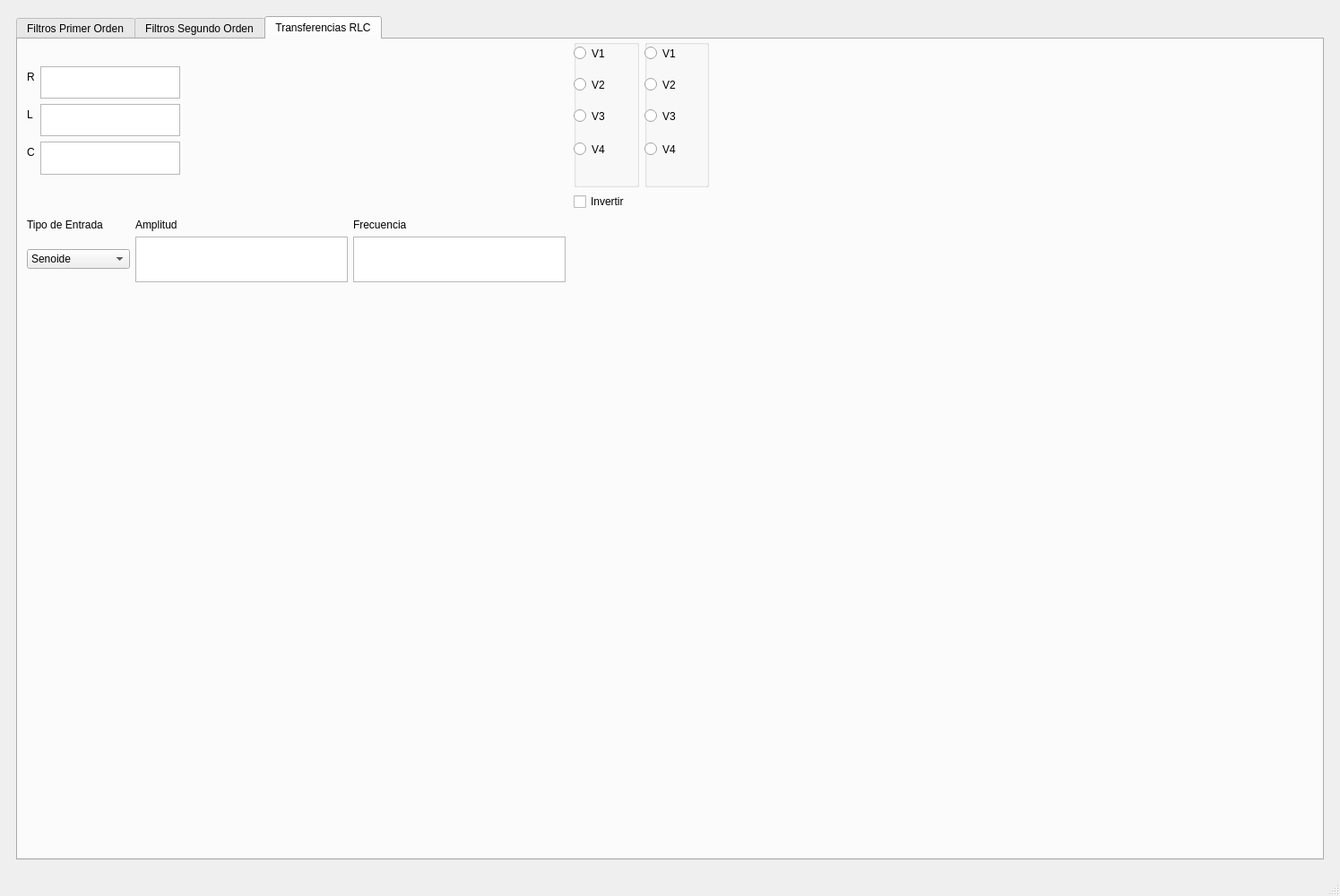
<?xml version="1.0" encoding="UTF-8"?>
<ui version="4.0">
 <class>MainWindow</class>
 <widget class="QMainWindow" name="MainWindow">
  <property name="geometry">
   <rect>
    <x>0</x>
    <y>0</y>
    <width>1495</width>
    <height>1000</height>
   </rect>
  </property>
  <property name="windowTitle">
   <string>MainWindow</string>
  </property>
  <widget class="QWidget" name="centralwidget">
   <layout class="QGridLayout" name="gridLayout_2">
    <item row="0" column="0">
     <widget class="QFrame" name="mainframe">
      <layout class="QGridLayout" name="gridLayout">
       <item row="0" column="0">
        <widget class="QTabWidget" name="tabWidget">
         <property name="currentIndex">
          <number>2</number>
         </property>
         <widget class="QWidget" name="tabprimerorden">
          <attribute name="title">
           <string>Filtros Primer Orden</string>
          </attribute>
          <widget class="QWidget" name="verticalLayoutWidget">
           <property name="geometry">
            <rect>
             <x>10</x>
             <y>80</y>
             <width>781</width>
             <height>391</height>
            </rect>
           </property>
           <layout class="QVBoxLayout" name="bodeamplitudelayout_1"/>
          </widget>
          <widget class="QWidget" name="verticalLayoutWidget_2">
           <property name="geometry">
            <rect>
             <x>800</x>
             <y>80</y>
             <width>651</width>
             <height>391</height>
            </rect>
           </property>
           <layout class="QVBoxLayout" name="bodefaselayout_1"/>
          </widget>
          <widget class="QWidget" name="verticalLayoutWidget_3">
           <property name="geometry">
            <rect>
             <x>10</x>
             <y>480</y>
             <width>451</width>
             <height>481</height>
            </rect>
           </property>
           <layout class="QVBoxLayout" name="zeroeslayout_1"/>
          </widget>
          <widget class="QWidget" name="verticalLayoutWidget_4">
           <property name="geometry">
            <rect>
             <x>470</x>
             <y>560</y>
             <width>981</width>
             <height>351</height>
            </rect>
           </property>
           <layout class="QVBoxLayout" name="outputexcitationlayout_1"/>
          </widget>
          <widget class="QWidget" name="gridLayoutWidget_2">
           <property name="geometry">
            <rect>
             <x>10</x>
             <y>0</y>
             <width>561</width>
             <height>71</height>
            </rect>
           </property>
           <layout class="QGridLayout" name="filtromenulayout_1">
            <item row="0" column="0">
             <widget class="QLabel" name="labeltipofiltro_1">
              <property name="text">
               <string>Tipo de Filtro</string>
              </property>
             </widget>
            </item>
            <item row="0" column="3">
             <widget class="QLabel" name="labelganancia_1">
              <property name="text">
               <string>Ganancia</string>
              </property>
             </widget>
            </item>
            <item row="1" column="3">
             <widget class="QPlainTextEdit" name="editganancia_1"/>
            </item>
            <item row="1" column="2">
             <widget class="QPlainTextEdit" name="editpolo_1"/>
            </item>
            <item row="0" column="2">
             <widget class="QLabel" name="labelpolo_1">
              <property name="text">
               <string>Polo</string>
              </property>
             </widget>
            </item>
            <item row="1" column="1">
             <widget class="QPlainTextEdit" name="editcero_1"/>
            </item>
            <item row="0" column="1">
             <widget class="QLabel" name="labelcero_1">
              <property name="text">
               <string>Cero</string>
              </property>
             </widget>
            </item>
            <item row="1" column="0">
             <widget class="QComboBox" name="filtertype_1">
              <item>
               <property name="text">
                <string>Arbitrario</string>
               </property>
              </item>
              <item>
               <property name="text">
                <string>Pasa Bajos</string>
               </property>
              </item>
              <item>
               <property name="text">
                <string>Pasa Altos</string>
               </property>
              </item>
              <item>
               <property name="text">
                <string>Pasa Todo</string>
               </property>
              </item>
              <item>
               <property name="text">
                <string>Pasa Banda</string>
               </property>
              </item>
              <item>
               <property name="text">
                <string>Notch</string>
               </property>
              </item>
             </widget>
            </item>
           </layout>
          </widget>
          <widget class="QWidget" name="gridLayoutWidget_3">
           <property name="geometry">
            <rect>
             <x>470</x>
             <y>480</y>
             <width>601</width>
             <height>71</height>
            </rect>
           </property>
           <layout class="QGridLayout" name="entradamenulayout_1">
            <item row="2" column="0">
             <widget class="QComboBox" name="entrytype_1">
              <item>
               <property name="text">
                <string>Senoide</string>
               </property>
              </item>
              <item>
               <property name="text">
                <string>Pulso</string>
               </property>
              </item>
              <item>
               <property name="text">
                <string>Pulso periodico</string>
               </property>
              </item>
             </widget>
            </item>
            <item row="1" column="1">
             <widget class="QLabel" name="labelamplitud_1">
              <property name="text">
               <string>Amplitud</string>
              </property>
             </widget>
            </item>
            <item row="2" column="1">
             <widget class="QPlainTextEdit" name="editamplitud_1"/>
            </item>
            <item row="1" column="0">
             <widget class="QLabel" name="labeltipoentrada_1">
              <property name="text">
               <string>Tipo de Entrada</string>
              </property>
             </widget>
            </item>
            <item row="1" column="2">
             <widget class="QLabel" name="labelfrecuencia_1">
              <property name="text">
               <string>Frecuencia</string>
              </property>
             </widget>
            </item>
            <item row="2" column="2">
             <widget class="QPlainTextEdit" name="editfrecuencia_1"/>
            </item>
           </layout>
          </widget>
          <widget class="QWidget" name="verticalLayoutWidget_14">
           <property name="geometry">
            <rect>
             <x>580</x>
             <y>0</y>
             <width>511</width>
             <height>71</height>
            </rect>
           </property>
           <layout class="QVBoxLayout" name="funciontransferencialayout_1"/>
          </widget>
         </widget>
         <widget class="QWidget" name="tabsegundoorden">
          <attribute name="title">
           <string>Filtros Segundo Orden</string>
          </attribute>
          <widget class="QWidget" name="gridLayoutWidget_8">
           <property name="geometry">
            <rect>
             <x>10</x>
             <y>0</y>
             <width>561</width>
             <height>71</height>
            </rect>
           </property>
           <layout class="QGridLayout" name="filtromenulayout_2">
            <item row="0" column="0">
             <widget class="QLabel" name="labeltipofiltro_2">
              <property name="text">
               <string>Tipo de Filtro</string>
              </property>
             </widget>
            </item>
            <item row="0" column="1">
             <widget class="QLabel" name="labelw0_2">
              <property name="text">
               <string>w_0</string>
              </property>
             </widget>
            </item>
            <item row="0" column="2">
             <widget class="QLabel" name="labelxi_2">
              <property name="text">
               <string>xi</string>
              </property>
             </widget>
            </item>
            <item row="0" column="3">
             <widget class="QLabel" name="labelganancia_2">
              <property name="text">
               <string>Ganancia</string>
              </property>
             </widget>
            </item>
            <item row="1" column="0">
             <widget class="QComboBox" name="filtertype_2">
              <item>
               <property name="text">
                <string>Arbitrario</string>
               </property>
              </item>
              <item>
               <property name="text">
                <string>Pasa Bajos</string>
               </property>
              </item>
              <item>
               <property name="text">
                <string>Pasa Altos</string>
               </property>
              </item>
              <item>
               <property name="text">
                <string>Pasa Todo</string>
               </property>
              </item>
              <item>
               <property name="text">
                <string>Pasa Banda</string>
               </property>
              </item>
              <item>
               <property name="text">
                <string>Notch</string>
               </property>
              </item>
             </widget>
            </item>
            <item row="1" column="1">
             <widget class="QPlainTextEdit" name="editw0_2"/>
            </item>
            <item row="1" column="2">
             <widget class="QPlainTextEdit" name="editxi_2"/>
            </item>
            <item row="1" column="3">
             <widget class="QPlainTextEdit" name="editganancia_2"/>
            </item>
           </layout>
          </widget>
          <widget class="QWidget" name="verticalLayoutWidget_15">
           <property name="geometry">
            <rect>
             <x>580</x>
             <y>0</y>
             <width>511</width>
             <height>71</height>
            </rect>
           </property>
           <layout class="QVBoxLayout" name="funciontransferencialayout_2"/>
          </widget>
          <widget class="QWidget" name="verticalLayoutWidget_5">
           <property name="geometry">
            <rect>
             <x>10</x>
             <y>80</y>
             <width>781</width>
             <height>391</height>
            </rect>
           </property>
           <layout class="QVBoxLayout" name="bodeamplitudelayout_2"/>
          </widget>
          <widget class="QWidget" name="verticalLayoutWidget_6">
           <property name="geometry">
            <rect>
             <x>800</x>
             <y>80</y>
             <width>651</width>
             <height>391</height>
            </rect>
           </property>
           <layout class="QVBoxLayout" name="bodefaselayout_2"/>
          </widget>
          <widget class="QWidget" name="verticalLayoutWidget_7">
           <property name="geometry">
            <rect>
             <x>10</x>
             <y>480</y>
             <width>451</width>
             <height>431</height>
            </rect>
           </property>
           <layout class="QVBoxLayout" name="zeroeslayout_2"/>
          </widget>
          <widget class="QWidget" name="verticalLayoutWidget_8">
           <property name="geometry">
            <rect>
             <x>470</x>
             <y>560</y>
             <width>981</width>
             <height>351</height>
            </rect>
           </property>
           <layout class="QVBoxLayout" name="outputexcitationlayout_2"/>
          </widget>
          <widget class="QWidget" name="gridLayoutWidget_4">
           <property name="geometry">
            <rect>
             <x>470</x>
             <y>480</y>
             <width>601</width>
             <height>71</height>
            </rect>
           </property>
           <layout class="QGridLayout" name="entradamenulayout_2">
            <item row="1" column="0">
             <widget class="QLabel" name="labeltipoentrada_2">
              <property name="text">
               <string>Tipo de Entrada</string>
              </property>
             </widget>
            </item>
            <item row="2" column="0">
             <widget class="QComboBox" name="entrytype_2">
              <item>
               <property name="text">
                <string>Senoide</string>
               </property>
              </item>
              <item>
               <property name="text">
                <string>Pulso</string>
               </property>
              </item>
              <item>
               <property name="text">
                <string>Pulso periodico</string>
               </property>
              </item>
             </widget>
            </item>
            <item row="1" column="1">
             <widget class="QLabel" name="labelamplitud_2">
              <property name="text">
               <string>Amplitud</string>
              </property>
             </widget>
            </item>
            <item row="2" column="1">
             <widget class="QPlainTextEdit" name="editamplitud_2"/>
            </item>
            <item row="1" column="2">
             <widget class="QLabel" name="labelfrecuencia_2">
              <property name="text">
               <string>Frecuencia</string>
              </property>
             </widget>
            </item>
            <item row="2" column="2">
             <widget class="QPlainTextEdit" name="editfrecuencia_2"/>
            </item>
           </layout>
          </widget>
         </widget>
         <widget class="QWidget" name="tabrlc">
          <attribute name="title">
           <string>Transferencias RLC</string>
          </attribute>
          <widget class="QLabel" name="imagen_rlc">
           <property name="geometry">
            <rect>
             <x>190</x>
             <y>0</y>
             <width>421</width>
             <height>191</height>
            </rect>
           </property>
           <property name="text">
            <string/>
           </property>
           <property name="pixmap">
            <pixmap>Electro.png</pixmap>
           </property>
           <property name="scaledContents">
            <bool>true</bool>
           </property>
          </widget>
          <widget class="QWidget" name="verticalLayoutWidget_9">
           <property name="geometry">
            <rect>
             <x>790</x>
             <y>0</y>
             <width>521</width>
             <height>191</height>
            </rect>
           </property>
           <layout class="QVBoxLayout" name="funciontransferencia_rlc"/>
          </widget>
          <widget class="QWidget" name="verticalLayoutWidget_10">
           <property name="geometry">
            <rect>
             <x>10</x>
             <y>280</y>
             <width>1441</width>
             <height>231</height>
            </rect>
           </property>
           <layout class="QVBoxLayout" name="outputlayout_rlc"/>
          </widget>
          <widget class="QWidget" name="verticalLayoutWidget_11">
           <property name="geometry">
            <rect>
             <x>10</x>
             <y>520</y>
             <width>741</width>
             <height>391</height>
            </rect>
           </property>
           <layout class="QVBoxLayout" name="bodeamplitudelayout_rlc"/>
          </widget>
          <widget class="QWidget" name="verticalLayoutWidget_12">
           <property name="geometry">
            <rect>
             <x>760</x>
             <y>520</y>
             <width>691</width>
             <height>391</height>
            </rect>
           </property>
           <layout class="QVBoxLayout" name="bodefaselayout_rlc"/>
          </widget>
          <widget class="QWidget" name="formLayoutWidget">
           <property name="geometry">
            <rect>
             <x>10</x>
             <y>30</y>
             <width>171</width>
             <height>121</height>
            </rect>
           </property>
           <layout class="QFormLayout" name="menu_rlc">
            <item row="0" column="0">
             <widget class="QLabel" name="r_label">
              <property name="text">
               <string>R</string>
              </property>
             </widget>
            </item>
            <item row="0" column="1">
             <widget class="QPlainTextEdit" name="edit_r"/>
            </item>
            <item row="1" column="0">
             <widget class="QLabel" name="l_label">
              <property name="text">
               <string>L</string>
              </property>
             </widget>
            </item>
            <item row="1" column="1">
             <widget class="QPlainTextEdit" name="edit_l"/>
            </item>
            <item row="2" column="0">
             <widget class="QLabel" name="c_label">
              <property name="text">
               <string>C</string>
              </property>
             </widget>
            </item>
            <item row="2" column="1">
             <widget class="QPlainTextEdit" name="edit_c"/>
            </item>
           </layout>
          </widget>
          <widget class="QWidget" name="gridLayoutWidget_7">
           <property name="geometry">
            <rect>
             <x>620</x>
             <y>0</y>
             <width>151</width>
             <height>191</height>
            </rect>
           </property>
           <layout class="QGridLayout" name="potencialeslayout_rlc">
            <item row="1" column="0" colspan="2">
             <widget class="QCheckBox" name="invertcheck">
              <property name="layoutDirection">
               <enum>Qt::LeftToRight</enum>
              </property>
              <property name="text">
               <string>Invertir</string>
              </property>
             </widget>
            </item>
            <item row="0" column="0">
             <widget class="QGroupBox" name="V_a">
              <property name="title">
               <string/>
              </property>
              <widget class="QRadioButton" name="vbutton_2a">
               <property name="geometry">
                <rect>
                 <x>0</x>
                 <y>30</y>
                 <width>71</width>
                 <height>41</height>
                </rect>
               </property>
               <property name="text">
                <string>V2</string>
               </property>
              </widget>
              <widget class="QRadioButton" name="vbutton_3a">
               <property name="geometry">
                <rect>
                 <x>0</x>
                 <y>70</y>
                 <width>71</width>
                 <height>31</height>
                </rect>
               </property>
               <property name="text">
                <string>V3</string>
               </property>
              </widget>
              <widget class="QRadioButton" name="vbutton_4a">
               <property name="geometry">
                <rect>
                 <x>0</x>
                 <y>107</y>
                 <width>71</width>
                 <height>31</height>
                </rect>
               </property>
               <property name="text">
                <string>V4</string>
               </property>
              </widget>
              <widget class="QRadioButton" name="vbutton_1a">
               <property name="geometry">
                <rect>
                 <x>0</x>
                 <y>0</y>
                 <width>71</width>
                 <height>31</height>
                </rect>
               </property>
               <property name="text">
                <string>V1</string>
               </property>
              </widget>
             </widget>
            </item>
            <item row="0" column="1">
             <widget class="QGroupBox" name="V_b">
              <property name="title">
               <string/>
              </property>
              <widget class="QRadioButton" name="vbutton_2b">
               <property name="geometry">
                <rect>
                 <x>0</x>
                 <y>30</y>
                 <width>71</width>
                 <height>41</height>
                </rect>
               </property>
               <property name="text">
                <string>V2</string>
               </property>
              </widget>
              <widget class="QRadioButton" name="vbutton_3b">
               <property name="geometry">
                <rect>
                 <x>0</x>
                 <y>70</y>
                 <width>71</width>
                 <height>31</height>
                </rect>
               </property>
               <property name="text">
                <string>V3</string>
               </property>
              </widget>
              <widget class="QRadioButton" name="vbutton_4b">
               <property name="geometry">
                <rect>
                 <x>0</x>
                 <y>107</y>
                 <width>71</width>
                 <height>31</height>
                </rect>
               </property>
               <property name="text">
                <string>V4</string>
               </property>
              </widget>
              <widget class="QRadioButton" name="vbutton_1b">
               <property name="geometry">
                <rect>
                 <x>0</x>
                 <y>0</y>
                 <width>71</width>
                 <height>31</height>
                </rect>
               </property>
               <property name="text">
                <string>V1</string>
               </property>
              </widget>
             </widget>
            </item>
           </layout>
          </widget>
          <widget class="QWidget" name="gridLayoutWidget_5">
           <property name="geometry">
            <rect>
             <x>10</x>
             <y>200</y>
             <width>601</width>
             <height>71</height>
            </rect>
           </property>
           <layout class="QGridLayout" name="entradamenulayout_rlc">
            <item row="2" column="0">
             <widget class="QComboBox" name="entrytype_rlc">
              <item>
               <property name="text">
                <string>Senoide</string>
               </property>
              </item>
              <item>
               <property name="text">
                <string>Pulso</string>
               </property>
              </item>
              <item>
               <property name="text">
                <string>Pulso periodico</string>
               </property>
              </item>
             </widget>
            </item>
            <item row="2" column="1">
             <widget class="QPlainTextEdit" name="editamplitud_rlc"/>
            </item>
            <item row="1" column="1">
             <widget class="QLabel" name="labelamplitud_rlc">
              <property name="text">
               <string>Amplitud</string>
              </property>
             </widget>
            </item>
            <item row="2" column="2">
             <widget class="QPlainTextEdit" name="editfrecuencia_rlc"/>
            </item>
            <item row="1" column="0">
             <widget class="QLabel" name="labeltipoentrada_rlc">
              <property name="text">
               <string>Tipo de Entrada</string>
              </property>
             </widget>
            </item>
            <item row="1" column="2">
             <widget class="QLabel" name="labelfrecuencia_rlc">
              <property name="text">
               <string>Frecuencia</string>
              </property>
             </widget>
            </item>
           </layout>
          </widget>
         </widget>
        </widget>
       </item>
      </layout>
     </widget>
    </item>
   </layout>
  </widget>
  <widget class="QStatusBar" name="statusbar"/>
 </widget>
 <resources/>
 <connections/>
</ui>
